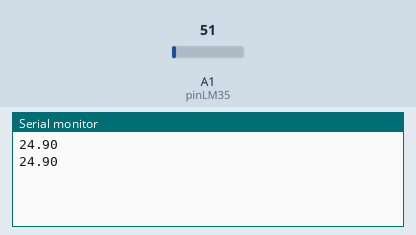
Bench run of a sketch on a simulated Arduino Uno, built with avr-gcc and run on an emulated ATmega328P. On the bench: the last lines printed to the serial monitor. Inputs (shaded band) come from the test bench; at power-on: A1 (pinLM35) = 51.

Above: at 1.8 s.
1.9 s: A1 (pinLM35) set to 61
At 2.8 s:
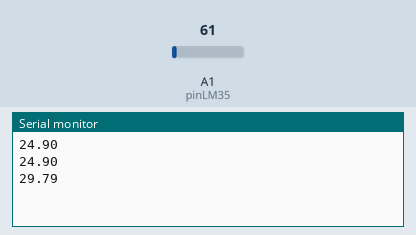
3.4 s: A1 (pinLM35) set to 71
At 4.6 s:
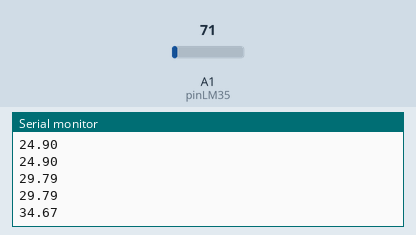
Timing chart, 0 to 6.4 s (numbered marks = the images above; inputs shaded):
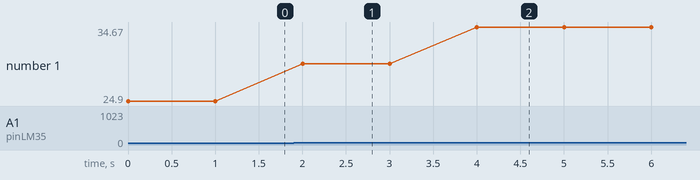

Measured:
- after the input at 1.9 s, the serial monitor: prints a new line after 0.10 s (image 1)
- after the input at 3.4 s, the serial monitor: prints a new line after 0.60 s (image 2)
- plotted number 1: 24.9 → 29.79 after the input at 1.9 s, 29.79 → 34.67 after the input at 3.4 s

The sketch:

Temp_LDR.ino
```cpp
int tempC;
float detrasdelhumoestaP;
#define pinLM35 A1

void setup() {
  Serial.begin(9600);
}

void loop() {
  tempC = analogRead(pinLM35);
  detrasdelhumoestaP = (5.0 * tempC * 100.0)/1024.0;
  Serial.println(detrasdelhumoestaP);
  delay(1000);
}
```
